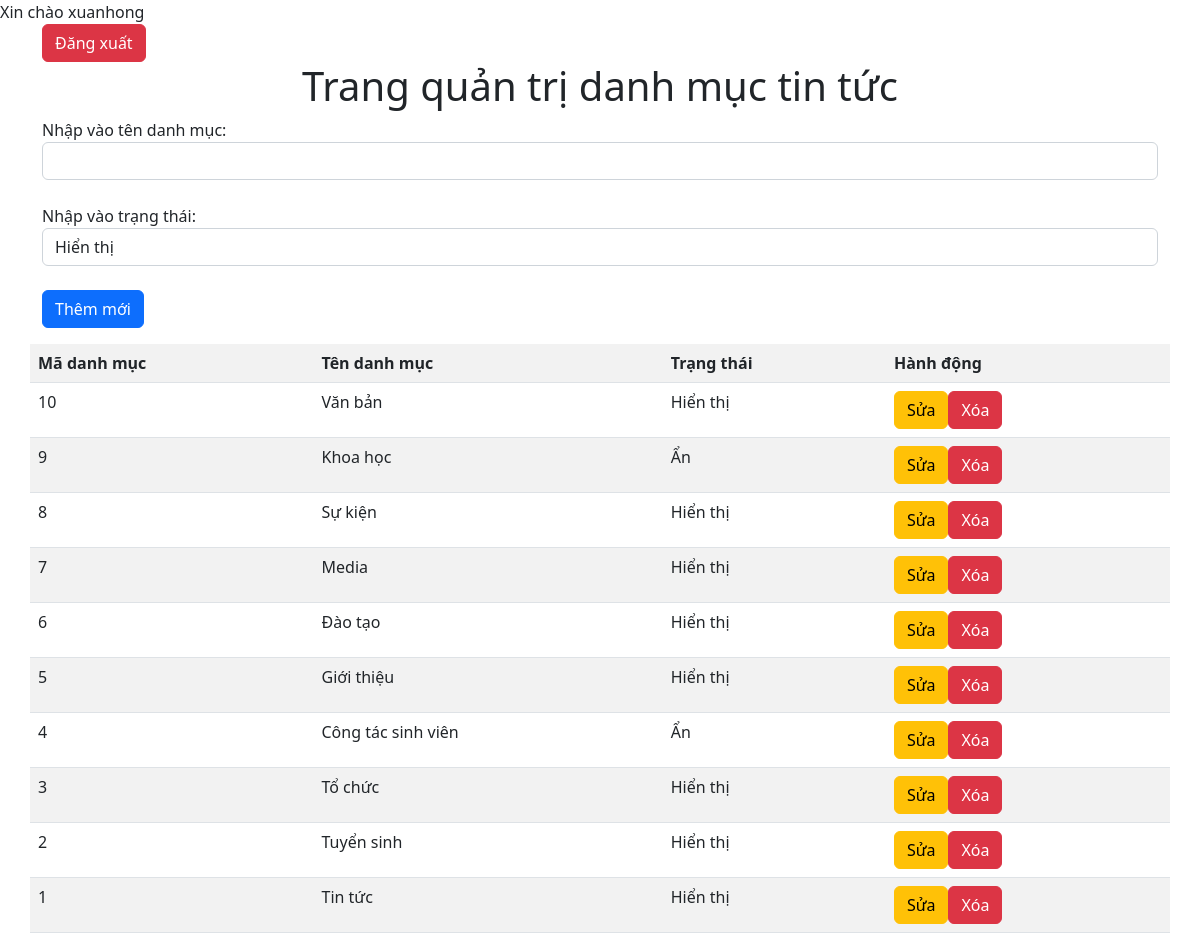
The page /category.php (signed in) on the database its author committed.
### tables this page shows
CREATE TABLE `tbl_category` (
  `Cate_ID` int(11) NOT NULL,
  `Cate_Name` varchar(500) NOT NULL,
  `Status` int(11) NOT NULL
);

### category.php (the view, shortened to what this page needs)
<?php
require("config.php");
    echo "Xin chào ".$_SESSION["ten_dn"];
?>
<html>
    <head>
        <link href="https://cdn.jsdelivr.net/npm/bootstrap@5.2.1/dist/css/bootstrap.min.css" rel="stylesheet">
    </head>
    <body>
        <div class="container">
            <a class="btn btn-danger" href="category.php?task=logout">Đăng xuất</a>
            <h1 style="text-align:center;">Trang quản trị danh mục tin tức</h1>
            <div class="row">
                <form action="category.php" method="post">
                    Nhập vào tên danh mục:
                    <input class="form-control" type="text" name="cate_name" id="">
                    <br>
                    Nhập vào trạng thái:
                    <select class="form-control" name="status" id="">
                        <option value="1">Hiển thị</option>
                    </select>
                    <br>
                    <input class="btn btn-primary" name="insert" type="submit" value="Thêm mới">
                </form>
            </div>
            <div class="row">
                <table class="table table-striped">
                    <tr>
                        <th>Mã danh mục</th>
                        <th>Tên danh mục</th>
                        <th>Trạng thái</th>
                        <th>Hành động</th>
                    </tr>
                    <?php
                        $sql = "select * from tbl_category order by Cate_ID DESC";
                        $result = mysqli_query($conn, $sql);
                        if (mysqli_num_rows($result) > 0) {
                            while($row = mysqli_fetch_assoc($result)){
                                echo "<tr>";
                                echo "<td>".$row["Cate_ID"]."</td>";
                                echo "<td>".$row["Cate_Name"]."</td>";
                                if($row["Status"] == 1){
                                    echo "<td>Hiển thị</td>";
                                }else{
                                    echo "<td>Ẩn</td>";
                                }
                                echo "<td>";
                                echo "<a href='#' class='btn btn-warning'>Sửa</a>";
                                echo "<a href='#' class='btn btn-danger'>Xóa</a>";
                                echo "</td>";
                                echo "</tr>";
                            }
                        }
                        else{
                            echo "không có dữ liệu trong bảng";
                        }
                    ?>
                </table>
            </div>
        </div>
    </body>
</html>

### rows shown on the page
tbl_category: Cate_ID "10", Cate_Name "Văn bản", Status "Hiển thị"
tbl_category: Cate_ID "9", Cate_Name "Khoa học", Status "Ẩn"
tbl_category: Cate_ID "8", Cate_Name "Sự kiện", Status "Hiển thị"
tbl_category: Cate_ID "7", Cate_Name "Media", Status "Hiển thị"
tbl_category: Cate_ID "6", Cate_Name "Đào tạo", Status "Hiển thị"
tbl_category: Cate_ID "5", Cate_Name "Giới thiệu", Status "Hiển thị"
tbl_category: Cate_ID "4", Cate_Name "Công tác sinh viên", Status "Ẩn"
tbl_category: Cate_ID "3", Cate_Name "Tổ chức", Status "Hiển thị"
tbl_category: Cate_ID "2", Cate_Name "Tuyển sinh", Status "Hiển thị"
tbl_category: Cate_ID "1", Cate_Name "Tin tức", Status "Hiển thị"

### other values the page prints
$_SESSION["ten_dn"] "xuanhong"
